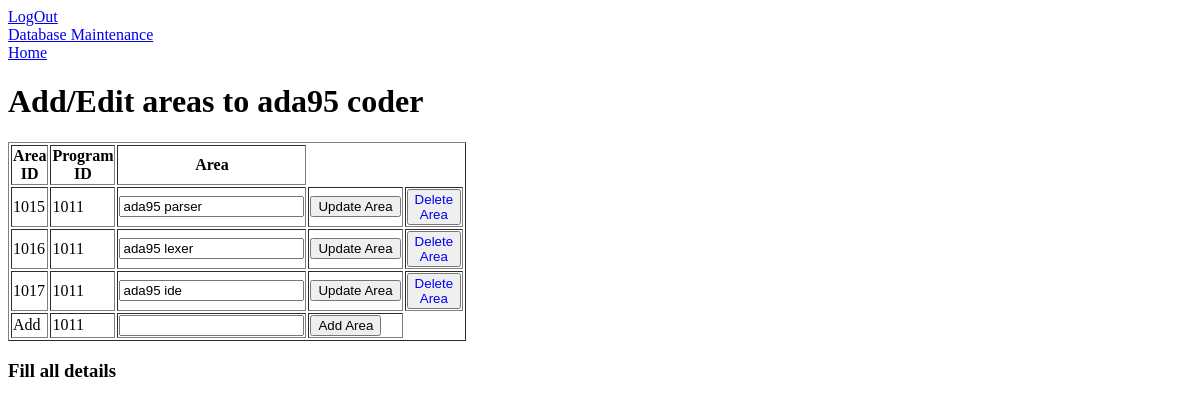
Before: /add_update_area_program/1011/False (signed in) with the older database file.
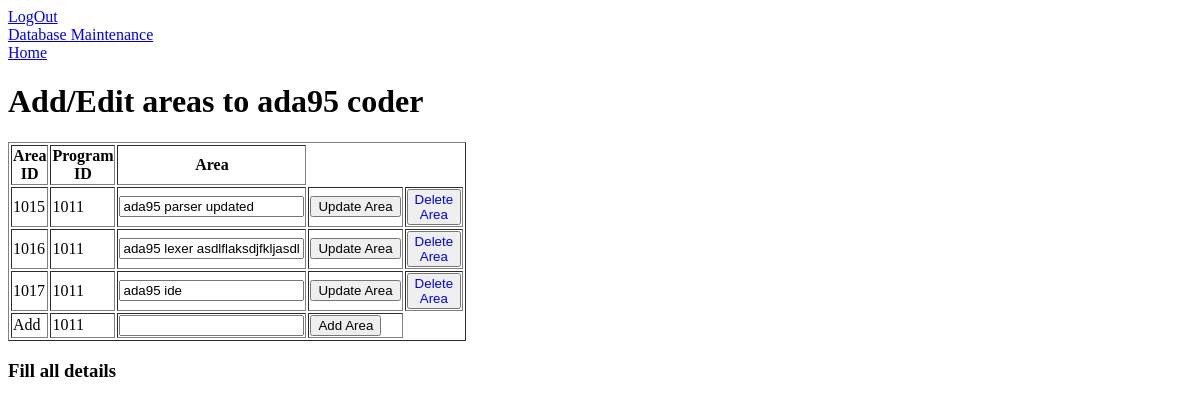
After: the same page with the newer database file.
### tables this page shows
CREATE TABLE `areas` ( `area_id` integer NOT NULL PRIMARY KEY AUTOINCREMENT, `prog_id` int(11) NOT NULL, `area` varchar(32) NOT NULL, FOREIGN KEY (`prog_id`) REFERENCES `programs` (`prog_id`) );

### app.py (the view)
@app.route("/add_update_area_program/<prog_id>/", defaults={'condition1': 'false'})
@app.route("/add_update_area_program/<prog_id>/<condition1>", methods=["GET"])
def add_update_area_program(prog_id,condition1=False):
    if "loggedin" not in session:
        return render_template("login.html")
    if request.method == "GET":
        db = get_db()
        cur = db.execute(f"select * from areas where prog_id='{prog_id}'")
        data = cur.fetchall()
        cur1 = db.execute(f"select program from programs where prog_id='{prog_id}'")
        name = cur1.fetchall()
        program_name = None
        if name:
            program_name = name[0][0]
        return render_template("update_area_id.html",data=data,prog_id=prog_id,name=program_name,condition1=condition1)

### app.py (called while the page is built)
def connect_db():
    sql = sqlite3.connect('/Users/anurag/Documents/CSULB/Sem 4/CECS 544/Assignments/Semester Project/Bug_Hound-Project-main/final_project/server/db/bughound.db')
    sql.row_factory = sqlite3.Row
    return sql

def get_db():
    if not hasattr(g,"sqlite3"):
        g.sqlite_db = connect_db()
    return g.sqlite_db

### templates/update_area_id.html (shortened to what this page needs)
<!DOCTYPE html>
<html lang="en">
<head>
</head>
<body>
    <a href="{{url_for('logout')}}">LogOut</a>
    <br/>
    <a href="{{url_for('database_maintenance')}}">Database Maintenance</a>
    <br/>
    <a href="{{url_for('index_page')}}">Home</a>
    <table style="width:25%", border="1">
    <h1>Add/Edit areas to {{name}} </h1>
    <tr>
        <th>Area ID</th>
        <th>Program ID</th>
        <th>Area</th>
    </tr>
    {% for area in data %}
            <tr>
                <td>{{ area[0] }}</td>
                <td>{{ area[1] }} </td>
                <form action="{{url_for('update_area_program',area_id=area[0],prog_id=prog_id)}}" method="POST">
                    <td><input id="area_edit" name="area_edit" value="{{area[2]}}"></td>
                    <td><input type="submit" class="btn" value="Update Area"></td>
                </form>
                <td><button><a style="text-decoration:None;width:25px" href="{{url_for('delete_area',area_id=area[0],prog_id=prog_id)}}">Delete Area</a></button></td>
            </tr>
    {% endfor %}
    <tr>
        <td>Add</td>
        <td>{{prog_id}}</td>
        <form action="{{url_for('add_area_program',prog_id=prog_id)}}" method="POST">
        <td><input id="area_edit" name="area_edit"></td>
        <td><input type="submit" class="btn" value="Add Area"></td>
    </form>
    </tr>
    </table>
    {% if condition1 %}
    <h3>Fill all details</h3>
    {% endif %}
</body>
</html>

Changed rows visible on the page:
changed areas id 1015: area_edit "ada95 parser" → "ada95 parser updated"
changed areas id 1016: area_edit "ada95 lexer" → "ada95 lexer asdlflaksdjfkljasdlf"
